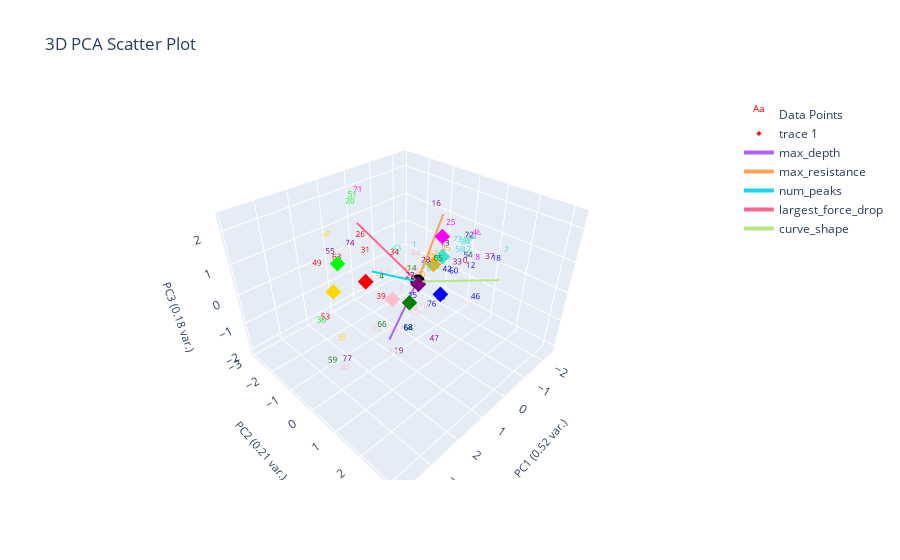

Notebook source saved alongside this figure:
### Markdown cell above
# Plot Corrected Labeling

### Code cell
def correct_pseudo_ylabels_to_actual(pseudo_labeled_data:pd.DataFrame, actual_labeled_data:pd.DataFrame, ylabel_name, changed_ylabel_idxs):
    corrected_pseudo_labeled_data = pseudo_labeled_data.copy()
    corrected_pseudo_labeled_data.loc[changed_ylabel_idxs, f'pseudo_{ylabel_name}'] = actual_labeled_data[ylabel_name]
    corrected_pseudo_labeled_data.loc[changed_ylabel_idxs, f'pseudo_{ylabel_name}_nums'] = actual_labeled_data[f'{ylabel_name}_nums']
    return corrected_pseudo_labeled_data

corrected_pseudo_labeled_data = correct_pseudo_ylabels_to_actual(pseudo_labeled_data, marions_labeled_data, ylabel_name, changed_ylabel_idxs)

plotting.plot_clusters_seperately(corrected_pseudo_labeled_data[f'pseudo_{ylabel_name}_nums'], 
                                  curve_data, ylabel_name, cluster_category_names=list(ylabel_to_cluster_num.keys()), 
                                  pseudo_corrections=marions_labeled_data)
plotting.plot_pca(corrected_pseudo_labeled_data, corrected_pseudo_labeled_data[f'pseudo_{ylabel_name}_nums'], graph_title="Clustering Corrected Pseudo Labeled Data", num_pc=3, ylabel_name=ylabel_name, centroids=label_centroids)

### Figure 1 — Plotly figure (JSON) as saved in the notebook; plotly's stock layout.template omitted (floating-point values rounded to 4 significant figures)
{"data": [{"mode": "text", "name": "Data Points", "text": ["0", "1", "2", "3", "4", "5", "6", "7", "8", "9", "10", "11", "12", "13", "14", "15", "16", "17", "18", "19", "20", "21", "22", "23", "24", "25", "26", "27", "28", "29", "30", "31", "32", "33", "34", "35", "36", "37", "38", "39", "40", "41", "42", "43", "44", "45", "46", "47", "48", "49", "50", "51", "52", "53", "54", "55", "56", "57", "58", "59", "60", "61", "62", "63", "64", "65", "66", "67", "68", "69", "70", "71", "72", "73", "74", "75", "76", "77"], "textfont": {"color": ["red", "turquoise", "pink", "turquoise", "green", "turquoise", "orange", "turquoise", "magenta", "purple", "pink", "turquoise", "blue", "blue", "green", "blue", "purple", "turquoise", "blue", "purple", "lime", "turquoise", "pink", "turquoise", "turquoise", "magenta", "red", "purple", "purple", "pink", "lime", "red", "turquoise", "purple", "red", "gold", "turquoise", "purple", "blue", "red", "orange", "pink", "blue", "turquoise", "pink", "orange", "blue", "purple", "magenta", "red", "gold", "lime", "orange", "red", "purple", "purple", "turquoise", "pink", "pink", "green", "blue", "turquoise", "pink", "red", "green", "green", "green", "orange", "blue", "pink", "pink", "magenta", "purple", "turquoise", "purple", "turquoise", "blue", "purple"], "size": 8}, "type": "scatter3d", "x": [-1.233, -0.7734, 0.07805, -2.31, 1.74, -0.9559, -1.198, -1.772, -1.53, -0.377, -0.2349, -2.14, -1.183, -1.995, 1.275, -0.4026, -1.451, -1.868, -1.098, 1.182, 0.5963, -0.733, -0.2477, -0.7311, -2.154, -1.327, 1.137, 0.7081, -0.4433, 1.667, 3.803, 0.8954, -0.8618, -1.292, 1.048, 2.997, -1.333, -1.005, -0.1835, 1.956, -0.8069, 3.259, -0.8456, 0.3595, 0.821, -1.649, 1.623, 1.435, -2.382, 2.88, 1.057, 1.203, -1.495, 2.631, -1.809, 1.333, -1.647, 0.6285, -0.07713, 3.86, -0.9216, -2.277, -0.8036, 1.538, 1.173, 0.5964, 1.998, -1.648, 1.272, 0.0497, 1.761, 0.6385, -2.338, -1.506, 1.407, -2.339, -0.3077, 3.078], "y": [0.76, -0.8841, -0.5916, 0.2406, 0.3841, -0.04468, -1.581, 1.746, 0.9808, -0.2961, 0.07943, 0.08934, 1.013, -0.6487, 1.007, -0.5607, -0.6339, 0.3177, 1.881, 0.4197, -2.155, -0.1261, -0.3689, -0.2933, 0.02188, 0.05704, -1.111, 0.3863, -0.08345, 0.6776, 0.635, -1.25, -0.2137, 0.4356, 0.1492, 0.1906, 0.7971, 1.725, 0.7763, 0.5826, -0.5914, 0.5673, 0.4137, -0.4924, 0.6921, -0.3374, 3.168, 1.955, 0.2718, -0.7138, -2.862, -1.277, -0.8083, -1.019, 0.4353, -2.347, 0.2262, -0.1538, -0.1979, 0.9722, 0.6129, 0.03028, -2.33, -1.744, 0.8098, 1.252, 0.6327, -0.8315, 0.8733, -0.009247, 0.1418, -1.745, 0.03224, 0.2135, -1.243, 0.09649, 0.3427, 0.4513], "z": [0.1447, 0.1882, -0.8515, 0.3157, 0.8553, -0.3172, -1.241, 0.7051, 0.2263, -1.011, -1.374, 0.1486, 0.1139, -0.186, 1.179, -1.402, 1.429, 0.06011, 0.7898, -2.086, 1.684, -0.3097, -0.326, -0.3003, 0.07967, 1.106, 1.226, 0.3742, 0.1357, -1.584, 0.8045, 0.5526, -0.2811, -0.08133, 1.165, -0.5339, 0.3249, 0.8218, -0.6345, 0.4452, -0.8159, -1.153, -0.1366, 0.7128, 1.268, -0.0962, 1.656, -0.4241, 0.4341, 1.275, 0.5064, 2.373, -0.5564, -0.7745, -0.07607, 0.2222, 0.1148, -1.941, -1.534, -0.165, -0.1481, 0.1672, -1.576, 0.3845, -0.9581, 1.269, -0.4272, -0.5121, -0.8342, -1.533, -1.047, 2.188, 0.2638, 0.5153, 1.006, 0.2361, -1.197, -1.042]}, {"marker": {"color": ["red", "gold", "blue", "green", "purple", "pink", "turquoise", "orange", "lime", "magenta"], "size": 4, "symbol": "diamond"}, "mode": "markers", "type": "scatter3d", "x": [1.485, 2.027, -0.1369, 1.297, 0.1136, 0.6214, -1.143, -1.648, 2.2, -1.15], "y": [-0.5408, -1.335, 0.769, 0.9423, 0.1469, -0.4062, -0.05893, -0.8315, -0.7602, -0.1088], "z": [0.4503, -0.01373, -0.1305, 0.4208, 0.03707, -0.5276, 0.3254, -0.5121, 1.244, 0.9886]}, {"marker": {"color": "black", "size": 5}, "mode": "markers", "name": "Origin", "showlegend": false, "type": "scatter3d", "x": [0], "y": [0], "z": [0]}, {"line": {"width": 4}, "mode": "lines+text", "name": "max_depth", "textposition": "top center", "type": "scatter3d", "x": [0, 1.671], "y": [0, 0.5602], "z": [0, -0.8414]}, {"line": {"width": 4}, "mode": "lines+text", "name": "max_resistance", "textposition": "top center", "type": "scatter3d", "x": [0, -1.573], "y": [0, -0.4633], "z": [0, 1.441]}, {"line": {"width": 4}, "mode": "lines+text", "name": "num_peaks", "textposition": "top center", "type": "scatter3d", "x": [0, 1.54], "y": [0, -0.1927], "z": [0, 0.9662]}, {"line": {"width": 4}, "mode": "lines+text", "name": "largest_force_drop", "textposition": "top center", "type": "scatter3d", "x": [0, 1.165], "y": [0, -1.154], "z": [0, 1.885]}, {"line": {"width": 4}, "mode": "lines+text", "name": "curve_shape", "textposition": "top center", "type": "scatter3d", "x": [0, -0.008738], "y": [0, 2.665], "z": [0, 1.314]}], "layout": {"autosize": true, "scene": {"xaxis": {"title": {"font": {"size": 11}, "text": "PC1 (0.52 var.)"}}, "yaxis": {"title": {"font": {"size": 11}, "text": "PC2 (0.21 var.)"}}, "zaxis": {"title": {"font": {"size": 11}, "text": "PC3 (0.18 var.)"}}}, "title": {"text": "3D PCA Scatter Plot"}}}
